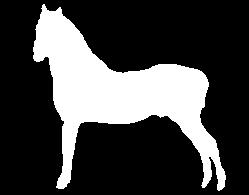
#> input picture DBM Project/Horse_data/horse004.jpg, 249 x 195 px; its folder holds only this picture in this run
$ python rescale_horse_data.py   (Python 2 division)
#> lines starting #> are read from the running program, lines starting #| are printed output that depends on the picture; after the words box and inside, x2 and y2 are one past the last pixel; in counts of white or black regions, pixels touching at a corner belong together
import numpy as np
import matplotlib.pyplot as plt
import os,sys
from PIL import Image

os.chdir("/Users/Niermann/Google Drive/Masterarbeit/Python/DBM Project/Horse_data")
dir_rescaled = "/Users/Niermann/Google Drive/Masterarbeit/Python/DBM Project/Horse_data_rescaled"
files = os.listdir(os.getcwd())
for f in files:
	print f
	img = Image.open(f)
#> img is the input picture: PIL image 249x195 L; min 0, max 255, mean 67.3
	img_arr = np.array(img)

	beg_x,beg_y = np.where(img_arr==255)
#> beg_x = 11313 values from 4 to 190; beg_y = 11313 values, max 225 at index 11153, min 33 at index 1274, mean 117
	end_x,end_y = np.where(img_arr==255)
#> end_x = 11313 values from 4 to 190; end_y has the same summary as beg_y

	img_arr  = img_arr[beg_x.min():end_x.max(),beg_y.min():end_y.max()]
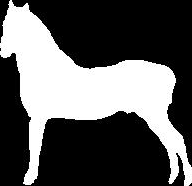
#> img_arr: shape (186, 192); min 0, max 255, mean 91.5
	img_arr[img_arr>100]  = 255
#> img_arr: shape (186, 192); 4.21% of pixels changed, all inside (x1, y1, x2, y2) = (0, 1, 192, 186)
	img_crop = Image.fromarray(img_arr)
	img_crop = img_crop.resize([64,64])
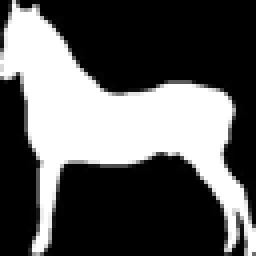
#> img_crop: PIL image 64x64 L (shown 4 times larger); min 0, max 255, mean 91.7

	img_crop.save(dir_rescaled+"/%s"%f,format="png")


plt.show()

$ run again, on DBM Project/Horse_data/horse019.jpg
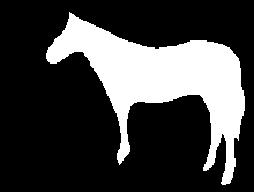
#> input picture DBM Project/Horse_data/horse019.jpg, 254 x 192 px
#> img is the input picture: PIL image 254x192 L; min 0, max 255, mean 64.4
#> beg_x = 10613 values from 13 to 184; beg_y = 10613 values, max 244 at index 9031, min 46 at index 2316, mean 161.3
#> end_x = 10613 values from 13 to 184; end_y has the same summary as beg_y
#> `img_arr  = img_arr[beg_x.min():end_x.max(),beg_y.min():end_y.max()]`:
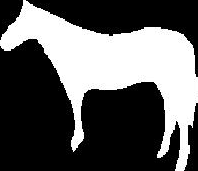
#> img_arr: shape (171, 198); min 0, max 255, mean 92.6
#> `img_crop = img_crop.resize([64,64])`:
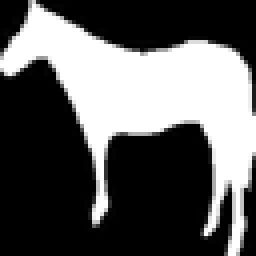
#> img_crop: PIL image 64x64 L (shown 4 times larger); min 0, max 255, mean 92.8

$ run again, on DBM Project/Horse_data/horse024.jpg
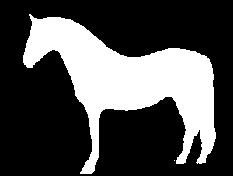
#> input picture DBM Project/Horse_data/horse024.jpg, 233 x 176 px
#> img is the input picture: PIL image 233x176 L; min 0, max 255, mean 76.3
#> beg_x = 10469 values from 14 to 173; beg_y = 10469 values, max 215 at index 9894, min 23 at index 2337, mean 128.5
#> end_x = 10469 values from 14 to 173; end_y has the same summary as beg_y
#> `img_arr  = img_arr[beg_x.min():end_x.max(),beg_y.min():end_y.max()]`:
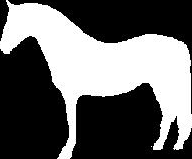
#> img_arr: shape (159, 192); min 0, max 255, mean 102.2
#> `img_crop = img_crop.resize([64,64])`:
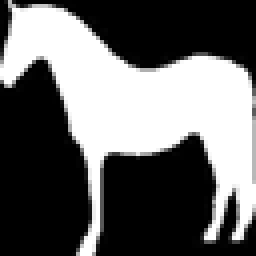
#> img_crop: PIL image 64x64 L (shown 4 times larger); min 0, max 255, mean 102.6

$ run again, on DBM Project/Horse_data/horse026.jpg
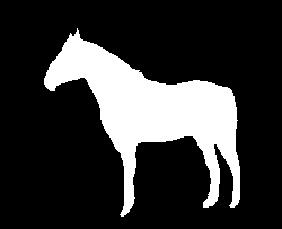
#> input picture DBM Project/Horse_data/horse026.jpg, 282 x 229 px
#> img is the input picture: PIL image 282x229 L; min 0, max 255, mean 52.4
#> beg_x = 11369 values from 30 to 216; beg_y = 11369 values, max 239 at index 10712, min 44 at index 2234, mean 151
#> end_x = 11369 values from 30 to 216; end_y has the same summary as beg_y
#> `img_arr  = img_arr[beg_x.min():end_x.max(),beg_y.min():end_y.max()]`:
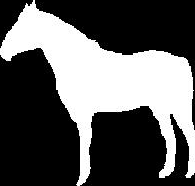
#> img_arr: shape (186, 195); min 0, max 255, mean 93
#> `img_crop = img_crop.resize([64,64])`:
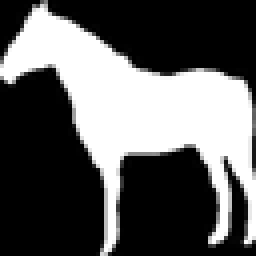
#> img_crop: PIL image 64x64 L (shown 4 times larger); min 0, max 255, mean 93.3

$ run again, on DBM Project/Horse_data/horse006.jpg
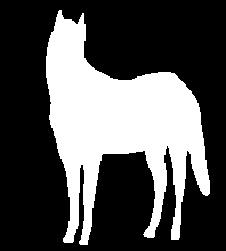
#> input picture DBM Project/Horse_data/horse006.jpg, 226 x 251 px
#> img is the input picture: PIL image 226x251 L; min 0, max 255, mean 81.7
#> beg_x = 15678 values from 10 to 244; beg_y = 15678 values, max 209 at index 14276, min 46 at index 1098, mean 117.6
#> end_x = 15678 values from 10 to 244; end_y has the same summary as beg_y
#> `img_arr  = img_arr[beg_x.min():end_x.max(),beg_y.min():end_y.max()]`:
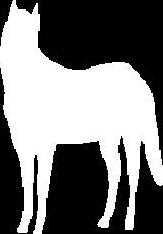
#> img_arr: shape (234, 163); min 0, max 255, mean 121.4
#> `img_crop = img_crop.resize([64,64])`:
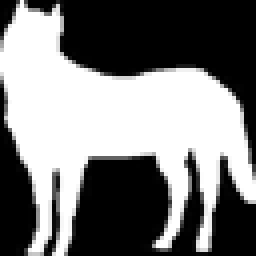
#> img_crop: PIL image 64x64 L (shown 4 times larger); min 0, max 255, mean 121.6
